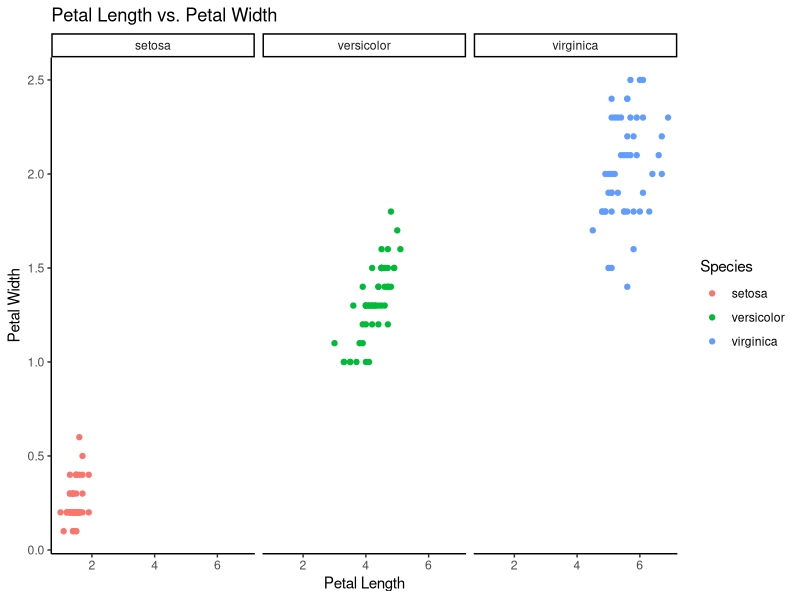

Generate this figure with R:
## ---- chunk 1
knitr::opts_chunk$set(echo = TRUE)
## ---- chunk 2
library(tidyverse)
## ---- chunk 3
petal_graph <- ggplot(iris, aes( x = Petal.Length, y = Petal.Width )) +
  geom_point(aes(color=Species)) +
  theme_classic()+
  labs(x = "Petal Length", y = "Petal Width")+
  ggtitle("Petal Length vs. Petal Width")+
  facet_wrap(~Species)
  
petal_graph


